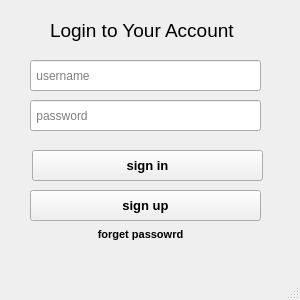
<?xml version="1.0" encoding="UTF-8"?>
<ui version="4.0">
 <class>MainWindow</class>
 <widget class="QMainWindow" name="MainWindow">
  <property name="geometry">
   <rect>
    <x>0</x>
    <y>0</y>
    <width>300</width>
    <height>300</height>
   </rect>
  </property>
  <property name="minimumSize">
   <size>
    <width>300</width>
    <height>300</height>
   </size>
  </property>
  <property name="maximumSize">
   <size>
    <width>300</width>
    <height>300</height>
   </size>
  </property>
  <property name="windowTitle">
   <string>MainWindow</string>
  </property>
  <property name="dockOptions">
   <set>QMainWindow::AllowTabbedDocks|QMainWindow::AnimatedDocks</set>
  </property>
  <widget class="QWidget" name="centralwidget">
   <widget class="QPushButton" name="SignUpBtn">
    <property name="geometry">
     <rect>
      <x>30</x>
      <y>190</y>
      <width>231</width>
      <height>31</height>
     </rect>
    </property>
    <property name="font">
     <font>
      <pointsize>10</pointsize>
      <italic>false</italic>
      <bold>true</bold>
      <underline>false</underline>
      <strikeout>false</strikeout>
     </font>
    </property>
    <property name="cursor">
     <cursorShape>PointingHandCursor</cursorShape>
    </property>
    <property name="mouseTracking">
     <bool>false</bool>
    </property>
    <property name="text">
     <string>sign up</string>
    </property>
   </widget>
   <widget class="QPushButton" name="SignInBtn">
    <property name="geometry">
     <rect>
      <x>32</x>
      <y>150</y>
      <width>231</width>
      <height>31</height>
     </rect>
    </property>
    <property name="font">
     <font>
      <pointsize>10</pointsize>
      <bold>true</bold>
     </font>
    </property>
    <property name="cursor">
     <cursorShape>PointingHandCursor</cursorShape>
    </property>
    <property name="text">
     <string>sign in</string>
    </property>
   </widget>
   <widget class="QLabel" name="password">
    <property name="geometry">
     <rect>
      <x>50</x>
      <y>10</y>
      <width>291</width>
      <height>41</height>
     </rect>
    </property>
    <property name="font">
     <font>
      <pointsize>14</pointsize>
     </font>
    </property>
    <property name="text">
     <string>Login to Your Account</string>
    </property>
   </widget>
   <widget class="QLineEdit" name="usernameInput">
    <property name="geometry">
     <rect>
      <x>30</x>
      <y>60</y>
      <width>231</width>
      <height>31</height>
     </rect>
    </property>
    <property name="placeholderText">
     <string> username</string>
    </property>
   </widget>
   <widget class="QLineEdit" name="passwordInput">
    <property name="geometry">
     <rect>
      <x>30</x>
      <y>100</y>
      <width>231</width>
      <height>31</height>
     </rect>
    </property>
    <property name="placeholderText">
     <string> password</string>
    </property>
   </widget>
   <widget class="QPushButton" name="pushButton">
    <property name="geometry">
     <rect>
      <x>60</x>
      <y>220</y>
      <width>161</width>
      <height>29</height>
     </rect>
    </property>
    <property name="font">
     <font>
      <pointsize>8</pointsize>
      <bold>true</bold>
      <kerning>true</kerning>
     </font>
    </property>
    <property name="cursor">
     <cursorShape>PointingHandCursor</cursorShape>
    </property>
    <property name="autoFillBackground">
     <bool>false</bool>
    </property>
    <property name="text">
     <string>forget passowrd</string>
    </property>
    <property name="checkable">
     <bool>false</bool>
    </property>
    <property name="autoRepeat">
     <bool>false</bool>
    </property>
    <property name="autoExclusive">
     <bool>false</bool>
    </property>
    <property name="autoDefault">
     <bool>false</bool>
    </property>
    <property name="flat">
     <bool>true</bool>
    </property>
   </widget>
  </widget>
  <widget class="QMenuBar" name="menubar">
   <property name="geometry">
    <rect>
     <x>0</x>
     <y>0</y>
     <width>300</width>
     <height>26</height>
    </rect>
   </property>
  </widget>
  <widget class="QStatusBar" name="statusbar"/>
 </widget>
 <resources/>
 <connections/>
</ui>
